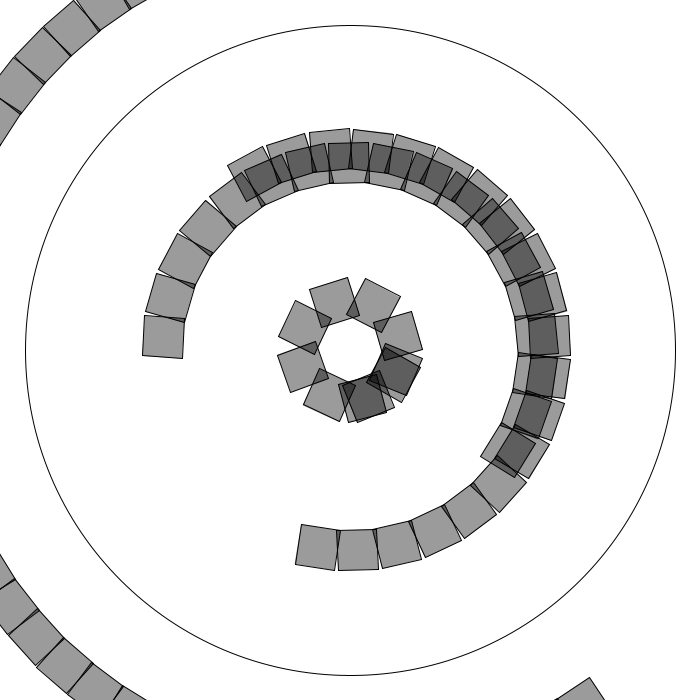
Frame 1 (no input)
Frame 60 (the mouse pressed at the canvas centre just before this capture): identical to frame 1, image omitted
Frame 120 (the mouse held since frame 60 and released just before this capture): identical to frame 1, image omitted

The Processing sketch that drew this single still picture (run headless with seeded random() and noise(); from frame 60 on, the mouse is pressed at the canvas centre):

// Processing sketch: processing_160784
// ── processing_160784.pde

int numObj = 10;
int passes = 5;
int r = 50; //controls the width of the ingredient ring (aka radius of ring?)

// The width and height of the boxes
float boxW = 40;
float boxH = 40;
boolean hold = false;

void setup() {
  size(700,700);
  smooth();
}

void draw() {
  if(!hold)
  {
    background(255);
    translate(width/2, height/2);
    //noFill();
    //stroke(0);
    ellipse(0,0,width-50,height-50);
  
    rings();
    hold = true;
  }
}

void rings()
{
  
  int ingredient = 0;  
  //int numObj = 10;
  // We must keep track of our position along the curve
  float arclength = 0;
  // For every box
  for(int j = 0; j<passes;j++)
  {
    for (int i = 0; i < numObj; i++) {
      // Each box is centered so we move half the width
      arclength += boxW/2; 
      
      // Angle in radians is the arclength divided by the radius
      float theta = arclength / r;
      
      pushMatrix();
      // Polar to cartesian coordinate conversion
      translate(r*cos(theta) , r*sin(theta));
      // Rotate the box
      rotate(theta); //change to random
      
      //switch statement for ingredient selection
      
      //draw ingredient
      
      
      // Display the box
      fill(0, 100);
      rectMode(CENTER);
      rect(0, 0, boxW, boxH);
      popMatrix();
      
      // Move halfway again
      arclength += boxW/2;
      
    }
    ingredient++;
    r = int(random(50,width-70));
    numObj = r/10;
    
  }
}

void mouseClicked()
{
  hold = false;
}
